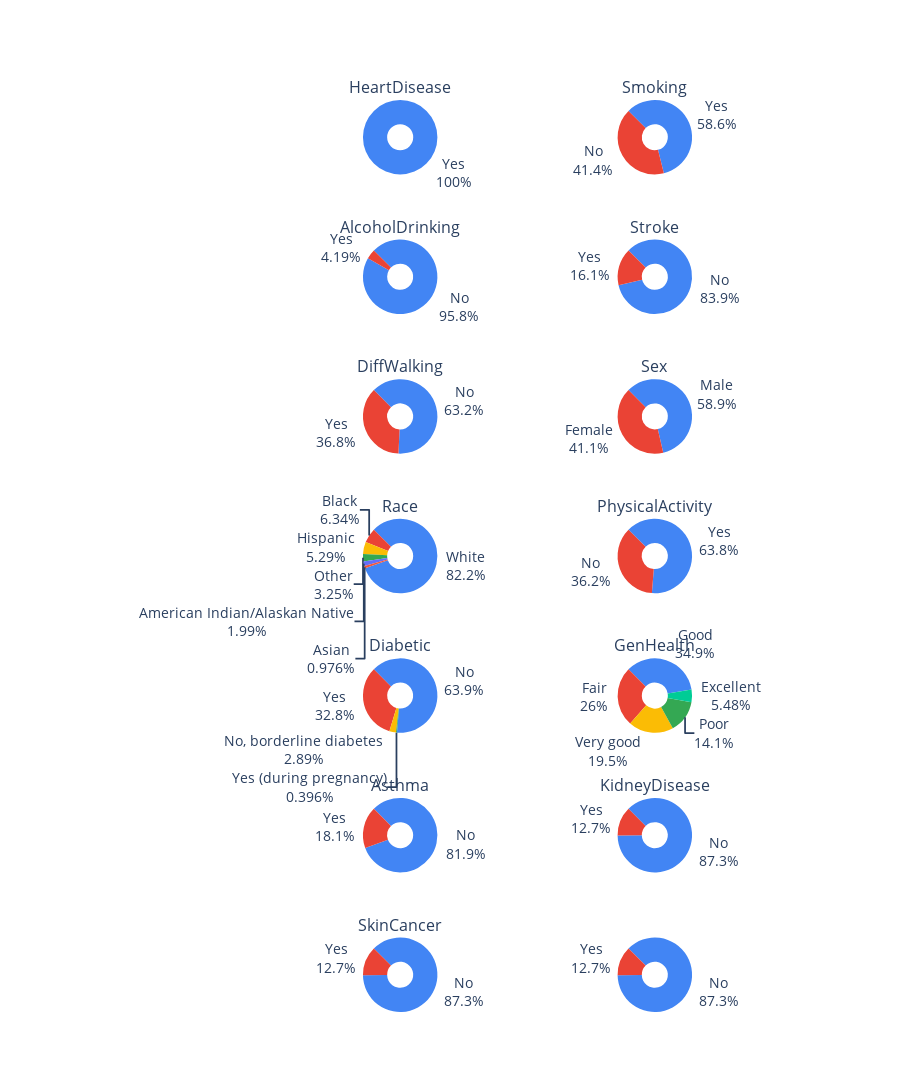

The code cell stored with this chart in its notebook:
### Code cell
Heart_O_df = df[df['HeartDisease'] == 'Yes']
cat_vis(Heart_O_df)

### Figure 1 — Plotly figure (JSON) as saved in the notebook; plotly's stock layout.template omitted (floating-point values rounded to 4 significant figures)
{"data": [{"domain": {"x": [0, 0.45], "y": [0.9184, 1.0]}, "hole": 0.35, "labels": ["Yes"], "marker": {"colors": ["#4285f4", "#ea4335", "#fbbc05", "#34a853"]}, "rotation": -45, "textinfo": "label+percent", "type": "pie", "values": [27261]}, {"domain": {"x": [0.55, 1], "y": [0.9184, 1.0]}, "hole": 0.35, "labels": ["Yes", "No"], "marker": {"colors": ["#4285f4", "#ea4335", "#fbbc05", "#34a853"]}, "rotation": -45, "textinfo": "label+percent", "type": "pie", "values": [15977, 11284]}, {"domain": {"x": [0, 0.45], "y": [0.7653, 0.8469]}, "hole": 0.35, "labels": ["No", "Yes"], "marker": {"colors": ["#4285f4", "#ea4335", "#fbbc05", "#34a853"]}, "rotation": -45, "textinfo": "label+percent", "type": "pie", "values": [26120, 1141]}, {"domain": {"x": [0.55, 1], "y": [0.7653, 0.8469]}, "hole": 0.35, "labels": ["No", "Yes"], "marker": {"colors": ["#4285f4", "#ea4335", "#fbbc05", "#34a853"]}, "rotation": -45, "textinfo": "label+percent", "type": "pie", "values": [22872, 4389]}, {"domain": {"x": [0, 0.45], "y": [0.6122, 0.6939]}, "hole": 0.35, "labels": ["No", "Yes"], "marker": {"colors": ["#4285f4", "#ea4335", "#fbbc05", "#34a853"]}, "rotation": -45, "textinfo": "label+percent", "type": "pie", "values": [17237, 10024]}, {"domain": {"x": [0.55, 1], "y": [0.6122, 0.6939]}, "hole": 0.35, "labels": ["Male", "Female"], "marker": {"colors": ["#4285f4", "#ea4335", "#fbbc05", "#34a853"]}, "rotation": -45, "textinfo": "label+percent", "type": "pie", "values": [16048, 11213]}, {"domain": {"x": [0, 0.45], "y": [0.4592, 0.5408]}, "hole": 0.35, "labels": ["White", "Black", "Hispanic", "Other", "American Indian/Alaskan Native", "Asian"], "marker": {"colors": ["#4285f4", "#ea4335", "#fbbc05", "#34a853"]}, "rotation": -45, "textinfo": "label+percent", "type": "pie", "values": [22395, 1729, 1443, 886, 542, 266]}, {"domain": {"x": [0.55, 1], "y": [0.4592, 0.5408]}, "hole": 0.35, "labels": ["Yes", "No"], "marker": {"colors": ["#4285f4", "#ea4335", "#fbbc05", "#34a853"]}, "rotation": -45, "textinfo": "label+percent", "type": "pie", "values": [17379, 9882]}, {"domain": {"x": [0, 0.45], "y": [0.3061, 0.3878]}, "hole": 0.35, "labels": ["No", "Yes", "No, borderline diabetes", "Yes (during pregnancy)"], "marker": {"colors": ["#4285f4", "#ea4335", "#fbbc05", "#34a853"]}, "rotation": -45, "textinfo": "label+percent", "type": "pie", "values": [17416, 8948, 789, 108]}, {"domain": {"x": [0.55, 1], "y": [0.3061, 0.3878]}, "hole": 0.35, "labels": ["Good", "Fair", "Very good", "Poor", "Excellent"], "marker": {"colors": ["#4285f4", "#ea4335", "#fbbc05", "#34a853"]}, "rotation": -45, "textinfo": "label+percent", "type": "pie", "values": [9505, 7083, 5328, 3850, 1495]}, {"domain": {"x": [0, 0.45], "y": [0.1531, 0.2347]}, "hole": 0.35, "labels": ["No", "Yes"], "marker": {"colors": ["#4285f4", "#ea4335", "#fbbc05", "#34a853"]}, "rotation": -45, "textinfo": "label+percent", "type": "pie", "values": [22329, 4932]}, {"domain": {"x": [0.55, 1], "y": [0.1531, 0.2347]}, "hole": 0.35, "labels": ["No", "Yes"], "marker": {"colors": ["#4285f4", "#ea4335", "#fbbc05", "#34a853"]}, "rotation": -45, "textinfo": "label+percent", "type": "pie", "values": [23807, 3454]}, {"domain": {"x": [0, 0.45], "y": [0, 0.08163]}, "hole": 0.35, "labels": ["No", "Yes"], "marker": {"colors": ["#4285f4", "#ea4335", "#fbbc05", "#34a853"]}, "rotation": -45, "textinfo": "label+percent", "type": "pie", "values": [23807, 3454]}, {"domain": {"x": [0.55, 1], "y": [0, 0.08163]}, "hole": 0.35, "labels": ["No", "Yes"], "marker": {"colors": ["#4285f4", "#ea4335", "#fbbc05", "#34a853"]}, "rotation": -45, "textinfo": "label+percent", "type": "pie", "values": [23807, 3454]}], "layout": {"annotations": [{"font": {"size": 16}, "showarrow": false, "text": "HeartDisease", "x": 0.225, "xanchor": "center", "xref": "paper", "y": 1.0, "yanchor": "bottom", "yref": "paper"}, {"font": {"size": 16}, "showarrow": false, "text": "Smoking", "x": 0.775, "xanchor": "center", "xref": "paper", "y": 1.0, "yanchor": "bottom", "yref": "paper"}, {"font": {"size": 16}, "showarrow": false, "text": "AlcoholDrinking", "x": 0.225, "xanchor": "center", "xref": "paper", "y": 0.8469, "yanchor": "bottom", "yref": "paper"}, {"font": {"size": 16}, "showarrow": false, "text": "Stroke", "x": 0.775, "xanchor": "center", "xref": "paper", "y": 0.8469, "yanchor": "bottom", "yref": "paper"}, {"font": {"size": 16}, "showarrow": false, "text": "DiffWalking", "x": 0.225, "xanchor": "center", "xref": "paper", "y": 0.6939, "yanchor": "bottom", "yref": "paper"}, {"font": {"size": 16}, "showarrow": false, "text": "Sex", "x": 0.775, "xanchor": "center", "xref": "paper", "y": 0.6939, "yanchor": "bottom", "yref": "paper"}, {"font": {"size": 16}, "showarrow": false, "text": "Race", "x": 0.225, "xanchor": "center", "xref": "paper", "y": 0.5408, "yanchor": "bottom", "yref": "paper"}, {"font": {"size": 16}, "showarrow": false, "text": "PhysicalActivity", "x": 0.775, "xanchor": "center", "xref": "paper", "y": 0.5408, "yanchor": "bottom", "yref": "paper"}, {"font": {"size": 16}, "showarrow": false, "text": "Diabetic", "x": 0.225, "xanchor": "center", "xref": "paper", "y": 0.3878, "yanchor": "bottom", "yref": "paper"}, {"font": {"size": 16}, "showarrow": false, "text": "GenHealth", "x": 0.775, "xanchor": "center", "xref": "paper", "y": 0.3878, "yanchor": "bottom", "yref": "paper"}, {"font": {"size": 16}, "showarrow": false, "text": "Asthma", "x": 0.225, "xanchor": "center", "xref": "paper", "y": 0.2347, "yanchor": "bottom", "yref": "paper"}, {"font": {"size": 16}, "showarrow": false, "text": "KidneyDisease", "x": 0.775, "xanchor": "center", "xref": "paper", "y": 0.2347, "yanchor": "bottom", "yref": "paper"}, {"font": {"size": 16}, "showarrow": false, "text": "SkinCancer", "x": 0.225, "xanchor": "center", "xref": "paper", "y": 0.08163, "yanchor": "bottom", "yref": "paper"}], "font": {"size": 14}, "height": 3200, "showlegend": false}}
